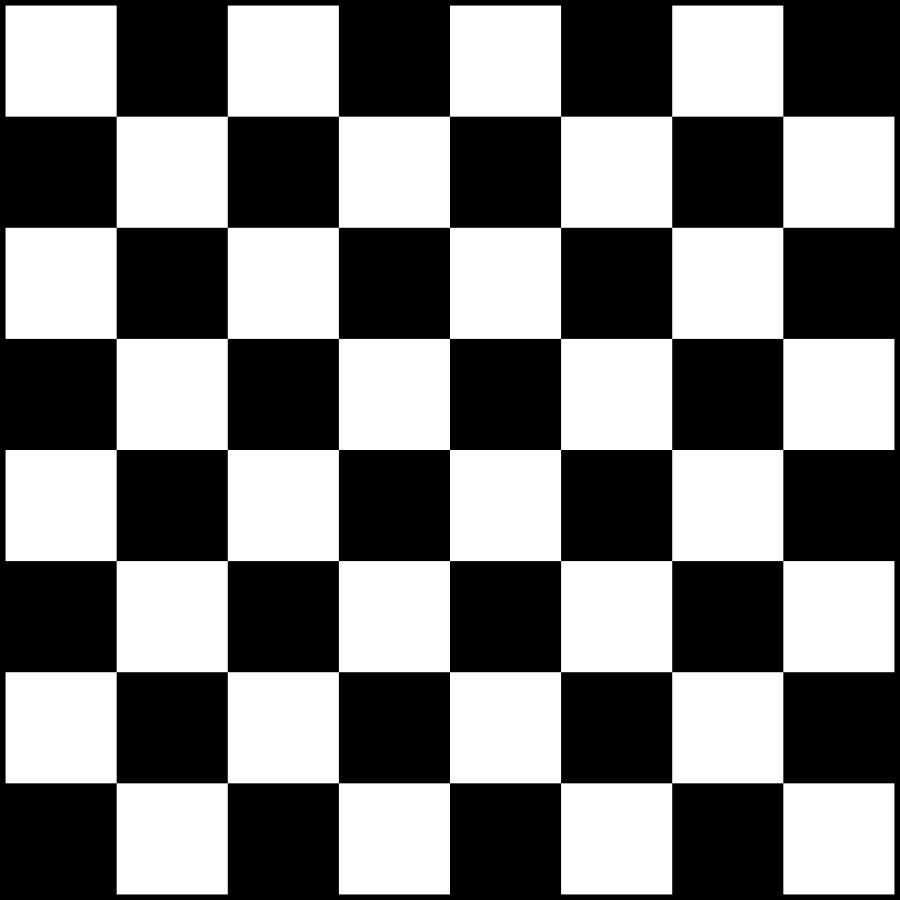
#> input picture seminar2/Chess_Board.png, 900 x 900 px
$ jupyter execute seminar2.ipynb
#> lines starting #> are read from the running program, lines starting #| are printed output that depends on the picture
[cell 1]
import numpy as np
import cv2 as cv
src = cv.imread('Chess_Board.png')
#> src is the input picture: shape (900, 900, 3); min 0, max 255, mean 124.4

srcTri = np.array( [[0, 0], [src.shape[1] - 1, 0], [0, src.shape[0] - 1]] ).astype(np.float32)
#> srcTri = [[0, 0], [899, 0], [0, 899]]
dstTri = np.array( [[0, src.shape[1]*0.33], [src.shape[1]*0.85, src.shape[0]*0.25], [src.shape[1]*0.15, src.shape[0]*0.7]] ).astype(np.float32)
#> dstTri = [[0, 297], [765, 225], [135, 630]]

srcTri
#> Out = [[0, 0], [899, 0], [0, 899]]

[cell 2]
import numpy as np
import matplotlib.pyplot as plt
# Sum of Cosines
# YOUR CODE HERE
sampleRate = 400
freq = 200

arr = np.linspace(0, freq, sampleRate)
combination = np.zeros(sampleRate)

for f in range (1, freq):
    combination += np.cos(2 * np.pi * f * arr)
    #print(combination)

combination /= freq
# Stop Code here
#
plt.plot(combination[:combination.size//2], 'o-')
plt.xlabel('Sample count')
plt.ylabel('Amplitude')
#plt.xlim(-0.5, 10)
plt.title("Combination of " + str(freq) + " cosines")
plt.grid()
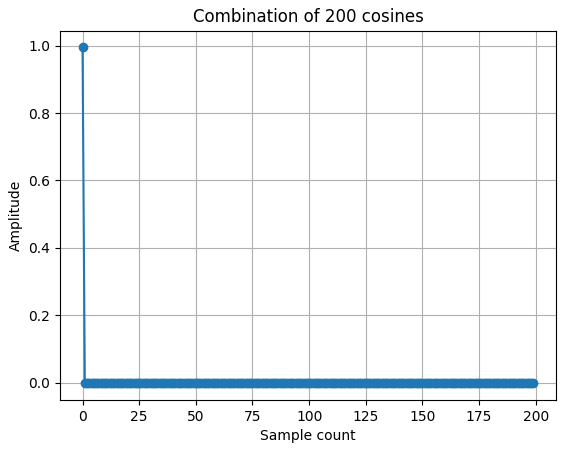
#> figure drawn by matplotlib, 1 panel; curve peaks at x = 0, y = 0.995
